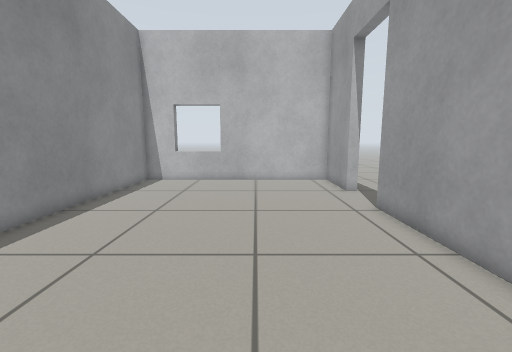
view 1 (above)

17 first-person views from a walk through a world built for the Gazebo simulator. The camera is 0.7 m above the floor, tilts 8° down and sees 90° across. The floor is counted in squares, 0.25 m on a side. Each view is taken from the middle of a square. On the plan, view 1 faces up. The plan holds only what a view shows up to about 18 squares ahead; the rest is blank.

view 2
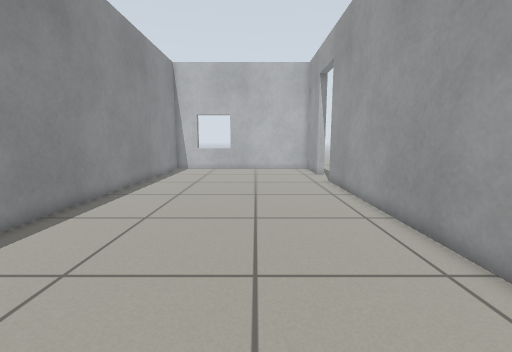

view 3
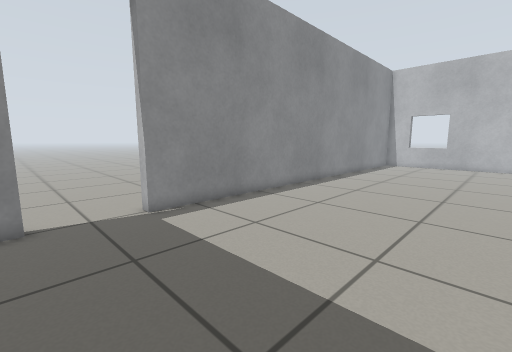

view 4
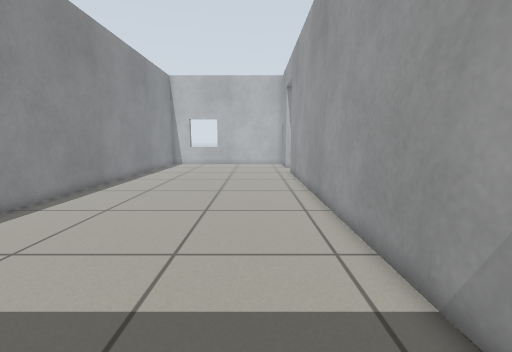

view 5
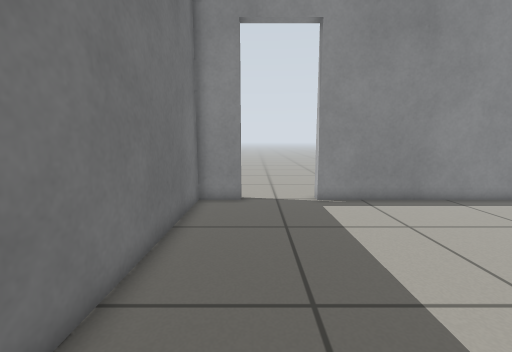

view 6
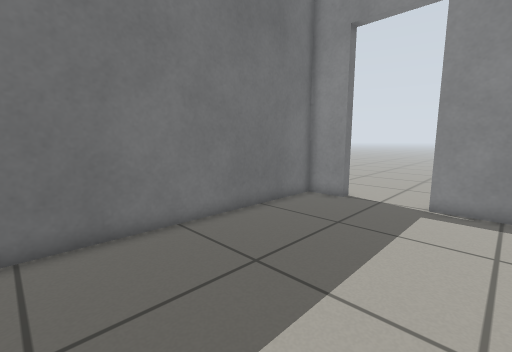

view 7
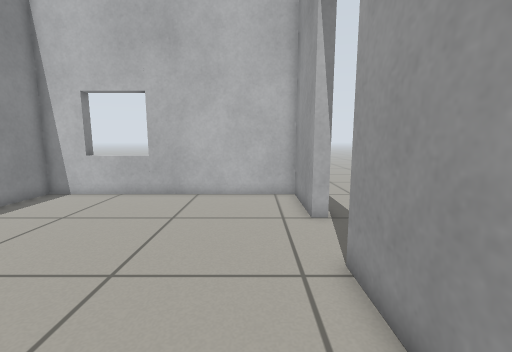

view 8
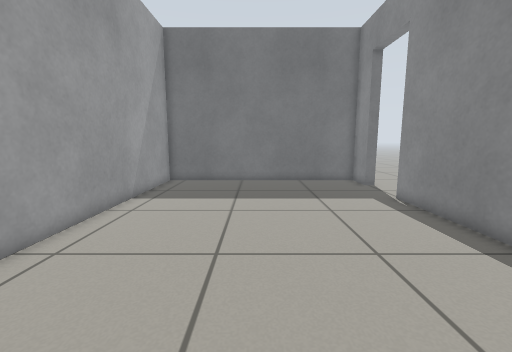

view 9
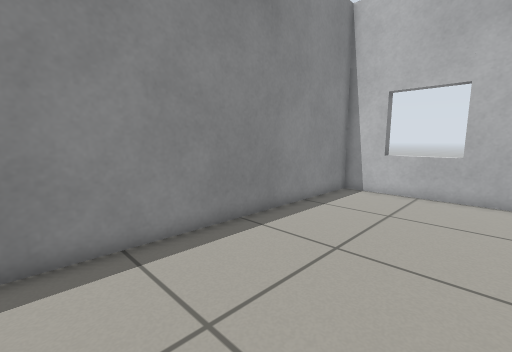

view 10
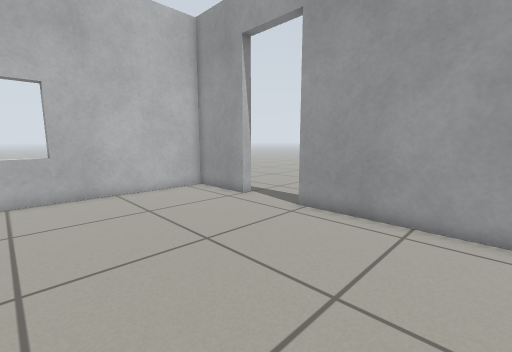

view 11
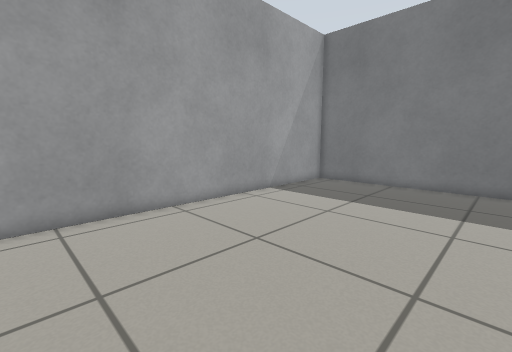

view 12
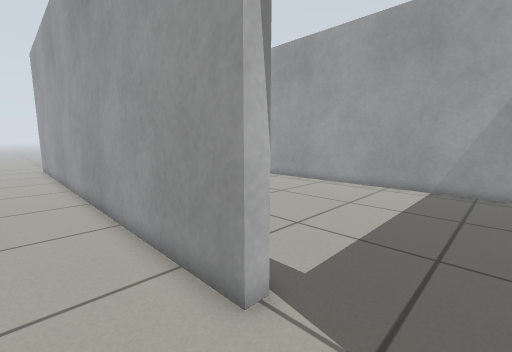

view 13
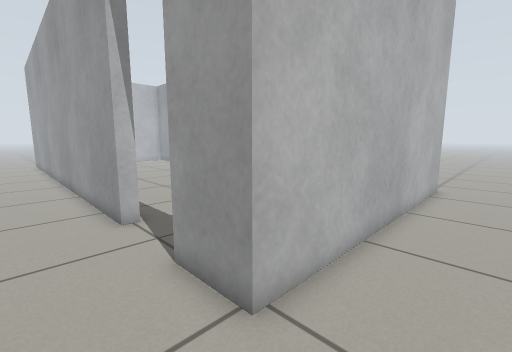

view 14
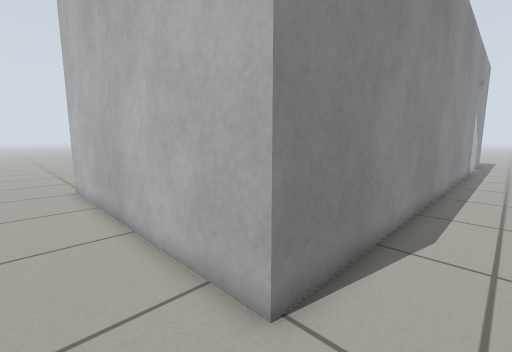

view 15
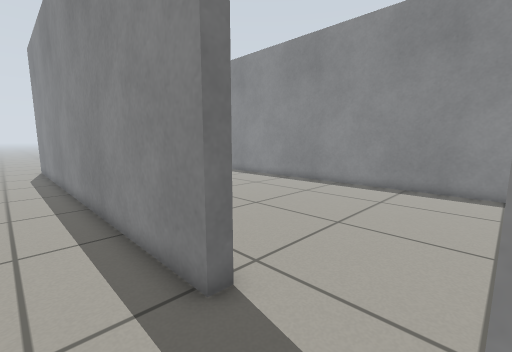

view 16
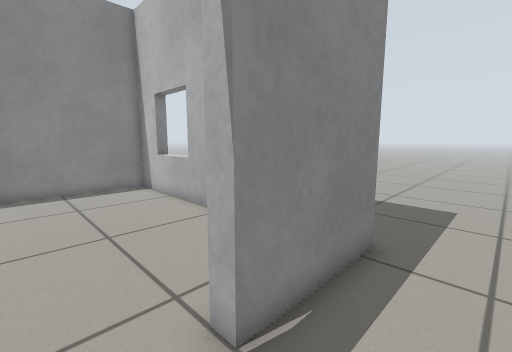

view 17
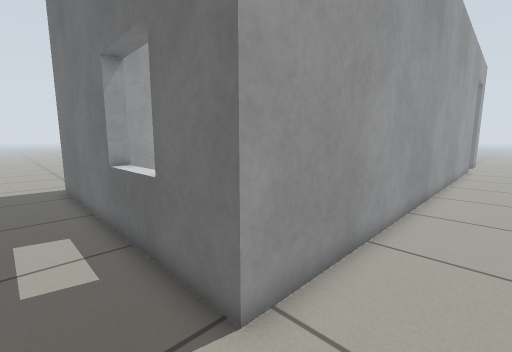

### Floor plan
Points are (right, up) in squares from view 1. A wall is a line through its corners. A room is listed if a view was taken in it or the views show most of it. See-through windows are left out.
Room 1 (views 1, 2, 3, 4, 5, 6, 7, 8, 9, 10, 11)
walls: (5, 14) (5, 18.1) (-7.8, 18.1) (-7.8, -8.1); (-7.8, -11.7) (-7.8, -13.7) (5, -13.7) (5, 10.4)
ways out: open door at (-8, -9.5) to room 2; open door at (5, 12.5) to room 2
Room 2 (views 12, 13, 14, 15, 16, 17)
walls: (-8.4, -8.1) (-8.4, 18.7) (5.6, 18.7) (5.6, 14); (5.6, 10.4) (5.6, -14.3) (-8.4, -14.3) (-8.4, -11.7)
ways out: open door at (-8, -9.5) to room 1; open door at (5, 12.5) to room 1

Where each view was taken, in squares from view 1:
view 1: 0 up, 0 right, facing up
view 2: 7 down, 0 right, facing up
view 3: 12 down, 2 right, facing up-left
view 4: 12 down, 2 right, facing up
view 5: 11 down, 4 right, facing left
view 6: 6 down, 4 right, facing down-left
view 7: 5 up, 3 right, facing up
view 8: 4 up, 1 left, facing down
view 9: 4 up, 1 left, facing up-left
view 10: 4 up, 4 left, facing up-right
view 11: 3 up, 5 left, facing down-right
view 12: 11 down, 11 left, facing up-right
view 13: 17 down, 11 left, facing up-right
view 14: 17 down, 8 right, facing up-left
view 15: 14 up, 8 right, facing down-left
view 16: 12 up, 8 right, facing up-left
view 17: 21 up, 11 left, facing down-right
